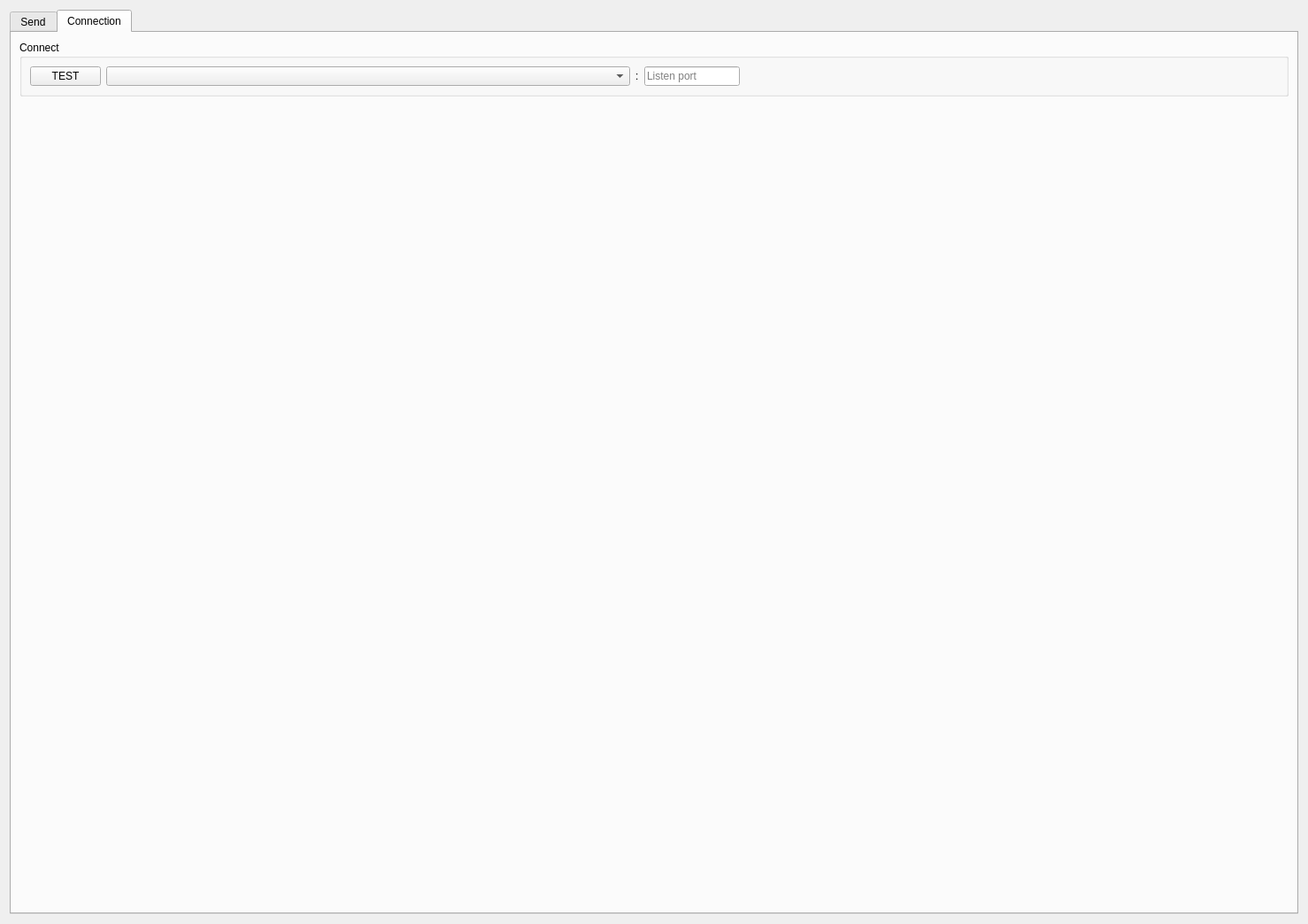
<?xml version="1.0" encoding="UTF-8"?>
<ui version="4.0">
 <class>NetworkUtilsActivity</class>
 <widget class="QWidget" name="NetworkUtilsActivity">
  <property name="geometry">
   <rect>
    <x>0</x>
    <y>0</y>
    <width>1478</width>
    <height>1044</height>
   </rect>
  </property>
  <property name="windowTitle">
   <string>Form</string>
  </property>
  <layout class="QVBoxLayout" name="verticalLayout_3">
   <item>
    <widget class="QTabWidget" name="tabWidget">
     <property name="currentIndex">
      <number>1</number>
     </property>
     <widget class="QWidget" name="tabSend">
      <attribute name="title">
       <string>Send</string>
      </attribute>
      <layout class="QVBoxLayout" name="verticalLayout_2">
       <item>
        <layout class="QHBoxLayout" name="horizontalLayout_2">
         <item>
          <widget class="TextEntry" name="lineEditRemoteAddress">
           <property name="placeholderText">
            <string>test address</string>
           </property>
          </widget>
         </item>
         <item>
          <widget class="QLabel" name="label">
           <property name="text">
            <string>:</string>
           </property>
          </widget>
         </item>
         <item>
          <widget class="TextEntry" name="lineEditRemotePort">
           <property name="sizePolicy">
            <sizepolicy hsizetype="Preferred" vsizetype="Fixed">
             <horstretch>0</horstretch>
             <verstretch>0</verstretch>
            </sizepolicy>
           </property>
           <property name="maxLength">
            <number>6</number>
           </property>
           <property name="placeholderText">
            <string>test port</string>
           </property>
          </widget>
         </item>
        </layout>
       </item>
       <item>
        <layout class="QHBoxLayout" name="horizontalLayout_3">
         <item>
          <widget class="QLabel" name="label_2">
           <property name="text">
            <string>Packet count:</string>
           </property>
          </widget>
         </item>
         <item>
          <widget class="QSlider" name="horizontalSliderSendCount">
           <property name="minimum">
            <number>1</number>
           </property>
           <property name="maximum">
            <number>100</number>
           </property>
           <property name="orientation">
            <enum>Qt::Orientation::Horizontal</enum>
           </property>
           <property name="tickPosition">
            <enum>QSlider::TickPosition::TicksBelow</enum>
           </property>
          </widget>
         </item>
        </layout>
       </item>
       <item>
        <widget class="QHexEdit" name="hexEditor">
         <property name="frameShape">
          <enum>QFrame::Shape::StyledPanel</enum>
         </property>
         <property name="frameShadow">
          <enum>QFrame::Shadow::Raised</enum>
         </property>
        </widget>
       </item>
       <item>
        <layout class="QHBoxLayout" name="horizontalLayout_4">
         <item>
          <widget class="QLabel" name="label_3">
           <property name="text">
            <string>size:</string>
           </property>
          </widget>
         </item>
         <item>
          <widget class="QSlider" name="horizontalSliderSendSize">
           <property name="minimum">
            <number>1</number>
           </property>
           <property name="maximum">
            <number>100</number>
           </property>
           <property name="orientation">
            <enum>Qt::Orientation::Horizontal</enum>
           </property>
           <property name="tickPosition">
            <enum>QSlider::TickPosition::TicksBelow</enum>
           </property>
          </widget>
         </item>
        </layout>
       </item>
       <item>
        <widget class="QPushButton" name="pushButtonSendData">
         <property name="enabled">
          <bool>true</bool>
         </property>
         <property name="toolTip">
          <string>Send some test data to address and port selected</string>
         </property>
         <property name="text">
          <string>Send Data</string>
         </property>
        </widget>
       </item>
       <item>
        <spacer name="verticalSpacer_4">
         <property name="orientation">
          <enum>Qt::Orientation::Vertical</enum>
         </property>
         <property name="sizeHint" stdset="0">
          <size>
           <width>20</width>
           <height>838</height>
          </size>
         </property>
        </spacer>
       </item>
      </layout>
     </widget>
     <widget class="QWidget" name="tabConnection">
      <attribute name="title">
       <string>Connection</string>
      </attribute>
      <layout class="QVBoxLayout" name="verticalLayout">
       <item>
        <widget class="QGroupBox" name="groupBoxConnect">
         <property name="title">
          <string>Connect</string>
         </property>
         <layout class="QVBoxLayout" name="verticalLayout_4">
          <item>
           <layout class="QHBoxLayout" name="horizontalLayout">
            <item>
             <widget class="QPushButton" name="pushButtonTest">
              <property name="text">
               <string>TEST</string>
              </property>
             </widget>
            </item>
            <item>
             <widget class="LocalAddressEntry" name="comboBoxLocalAddress">
              <property name="sizePolicy">
               <sizepolicy hsizetype="Expanding" vsizetype="Fixed">
                <horstretch>0</horstretch>
                <verstretch>0</verstretch>
               </sizepolicy>
              </property>
             </widget>
            </item>
            <item>
             <widget class="QLabel" name="label_4">
              <property name="text">
               <string>:</string>
              </property>
             </widget>
            </item>
            <item>
             <widget class="TextEntry" name="lineEditBindPort">
              <property name="sizePolicy">
               <sizepolicy hsizetype="Preferred" vsizetype="Fixed">
                <horstretch>0</horstretch>
                <verstretch>0</verstretch>
               </sizepolicy>
              </property>
              <property name="toolTip">
               <string>Select on which port this hub should listen for incomming connections by remotes and agents</string>
              </property>
              <property name="maxLength">
               <number>6</number>
              </property>
              <property name="placeholderText">
               <string>Listen port</string>
              </property>
             </widget>
            </item>
            <item>
             <widget class="TryToggle" name="tryToggleListen" native="true">
              <property name="sizePolicy">
               <sizepolicy hsizetype="Minimum" vsizetype="Minimum">
                <horstretch>0</horstretch>
                <verstretch>0</verstretch>
               </sizepolicy>
              </property>
              <property name="minimumSize">
               <size>
                <width>10</width>
                <height>10</height>
               </size>
              </property>
              <property name="toolTip">
               <string>Click to toggle server listening</string>
              </property>
             </widget>
            </item>
            <item>
             <spacer name="horizontalSpacer_2">
              <property name="orientation">
               <enum>Qt::Orientation::Horizontal</enum>
              </property>
              <property name="sizeHint" stdset="0">
               <size>
                <width>40</width>
                <height>20</height>
               </size>
              </property>
             </spacer>
            </item>
           </layout>
          </item>
         </layout>
        </widget>
       </item>
       <item>
        <spacer name="verticalSpacer">
         <property name="orientation">
          <enum>Qt::Orientation::Vertical</enum>
         </property>
         <property name="sizeHint" stdset="0">
          <size>
           <width>20</width>
           <height>897</height>
          </size>
         </property>
        </spacer>
       </item>
      </layout>
     </widget>
    </widget>
   </item>
  </layout>
 </widget>
 <customwidgets>
  <customwidget>
   <class>TextEntry</class>
   <extends>QLineEdit</extends>
   <header location="global">components/TextEntry.hpp</header>
  </customwidget>
  <customwidget>
   <class>QHexEdit</class>
   <extends>QFrame</extends>
   <header location="global">hexedit/QHexEdit.hpp</header>
   <container>1</container>
  </customwidget>
  <customwidget>
   <class>TryToggle</class>
   <extends>QWidget</extends>
   <header location="global">components/TryToggle.hpp</header>
   <container>1</container>
  </customwidget>
  <customwidget>
   <class>LocalAddressEntry</class>
   <extends>QComboBox</extends>
   <header location="global">node/LocalAddressEntry.hpp</header>
  </customwidget>
 </customwidgets>
 <resources/>
 <connections/>
 <slots>
  <slot>confirmed()</slot>
  <slot>canceled()</slot>
 </slots>
</ui>
